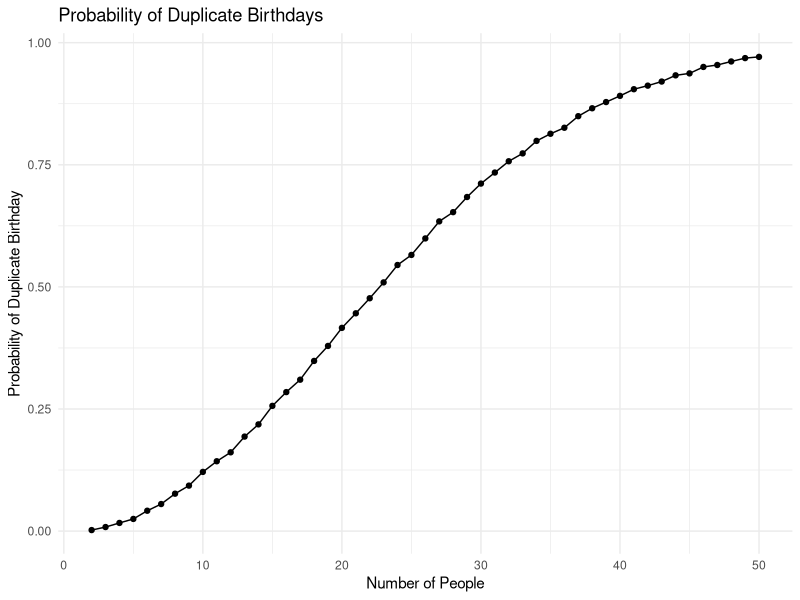

Generate this figure with R:
## ---- chunk 1
# setting up tidyverse library
library(tidyverse)

# setting chunk options
knitr::opts_chunk$set(
  fig.width = 6,
  fig.asp = .6,
  out.width = "90%"
)

# setting minimal theme and legend position
theme_set(theme_minimal() + theme(legend.position = "bottom"))

# setting continuous scales to viridis
options(
  ggplot2.continuous.colour = "viridis",
  ggplot2.continuous.fill = "viridis"
)

# setting discrete color scale to viridis
scale_colour_discrete = scale_colour_viridis_d

# setting discrete fill scale to viridis
scale_fill_discrete = scale_fill_viridis_d
## ---- chunk 2
# writing birthday function 
duplicate_birthdays = function(n) {
  
  # drawing “birthdays” for each person randomly
  birthdays = sample(1:365, n, replace = TRUE)

  # checking for duplicate birthdays
  duplicate_birthdays = length(unique(birthdays)) < n
  
  # returning duplicate birthdays
  return(duplicate_birthdays)
}
## ---- chunk 3
# simulating function and computing prob. that <= 2 people will share a birthday
birthday_probabilities_df =
  expand_grid(
    number_of_people = 2:50,
    iter = 1:10000
  ) |> 
  mutate(
    duplicates = map_lgl(number_of_people, duplicate_birthdays) 
  ) |>
   group_by(number_of_people) |>
  summarize(
    probability = mean(duplicates)
  ) |>
  print()
## ---- chunk 4
# making a plot showing the probability as a function of group size
birthday_probabilities_df |> 
  ggplot(aes(x = number_of_people, y = probability)) + 
  geom_point() + 
  geom_line() +
  labs(
    title = "Probability of Duplicate Birthdays",
    x = "Number of People",
    y = "Probability of Duplicate Birthday"
  )
